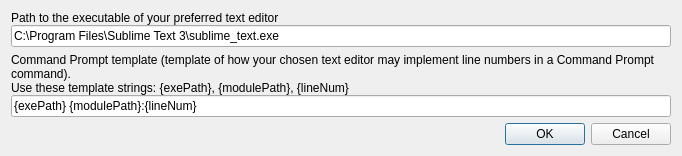
<?xml version="1.0" encoding="UTF-8"?>
<ui version="4.0">
 <class>Dialog</class>
 <widget class="QDialog" name="Dialog">
  <property name="geometry">
   <rect>
    <x>0</x>
    <y>0</y>
    <width>682</width>
    <height>151</height>
   </rect>
  </property>
  <property name="windowTitle">
   <string>Set Text Editor Executable Path</string>
  </property>
  <layout class="QVBoxLayout" name="verticalLayout">
   <item>
    <widget class="QWidget" name="widget" native="true">
     <layout class="QVBoxLayout" name="verticalLayout_2">
      <property name="spacing">
       <number>0</number>
      </property>
      <property name="margin">
       <number>0</number>
      </property>
      <item>
       <widget class="QLabel" name="label">
        <property name="sizePolicy">
         <sizepolicy hsizetype="Preferred" vsizetype="Maximum">
          <horstretch>0</horstretch>
          <verstretch>0</verstretch>
         </sizepolicy>
        </property>
        <property name="text">
         <string>Path to the executable of your preferred text editor</string>
        </property>
       </widget>
      </item>
      <item>
       <widget class="QLineEdit" name="uiTextEditorExecutablePathLE">
        <property name="text">
         <string>C:\Program Files\Sublime Text 3\sublime_text.exe</string>
        </property>
       </widget>
      </item>
     </layout>
    </widget>
   </item>
   <item>
    <widget class="QWidget" name="widget_2" native="true">
     <layout class="QVBoxLayout" name="verticalLayout_3">
      <property name="spacing">
       <number>0</number>
      </property>
      <property name="margin">
       <number>0</number>
      </property>
      <item>
       <widget class="QLabel" name="label_2">
        <property name="sizePolicy">
         <sizepolicy hsizetype="Preferred" vsizetype="Maximum">
          <horstretch>0</horstretch>
          <verstretch>0</verstretch>
         </sizepolicy>
        </property>
        <property name="text">
         <string>Command Prompt template (template of how your chosen text editor may implement line numbers in a Command Prompt command).
Use these template strings: {exePath}, {modulePath}, {lineNum}
</string>
        </property>
        <property name="wordWrap">
         <bool>true</bool>
        </property>
       </widget>
      </item>
      <item>
       <widget class="QLineEdit" name="uiTextEditorCommandPatternLE">
        <property name="toolTip">
         <string/>
        </property>
        <property name="text">
         <string>{exePath} {modulePath}:{lineNum}</string>
        </property>
       </widget>
      </item>
     </layout>
    </widget>
   </item>
   <item>
    <spacer name="verticalSpacer">
     <property name="orientation">
      <enum>Qt::Vertical</enum>
     </property>
     <property name="sizeHint" stdset="0">
      <size>
       <width>20</width>
       <height>40</height>
      </size>
     </property>
    </spacer>
   </item>
   <item>
    <widget class="QDialogButtonBox" name="uiDialogButtonBox">
     <property name="orientation">
      <enum>Qt::Horizontal</enum>
     </property>
     <property name="standardButtons">
      <set>QDialogButtonBox::Cancel|QDialogButtonBox::Ok</set>
     </property>
    </widget>
   </item>
  </layout>
 </widget>
 <resources/>
 <connections>
  <connection>
   <sender>uiDialogButtonBox</sender>
   <signal>accepted()</signal>
   <receiver>Dialog</receiver>
   <slot>accept()</slot>
   <hints>
    <hint type="sourcelabel">
     <x>248</x>
     <y>254</y>
    </hint>
    <hint type="destinationlabel">
     <x>157</x>
     <y>274</y>
    </hint>
   </hints>
  </connection>
  <connection>
   <sender>uiDialogButtonBox</sender>
   <signal>rejected()</signal>
   <receiver>Dialog</receiver>
   <slot>reject()</slot>
   <hints>
    <hint type="sourcelabel">
     <x>316</x>
     <y>260</y>
    </hint>
    <hint type="destinationlabel">
     <x>286</x>
     <y>274</y>
    </hint>
   </hints>
  </connection>
 </connections>
</ui>
